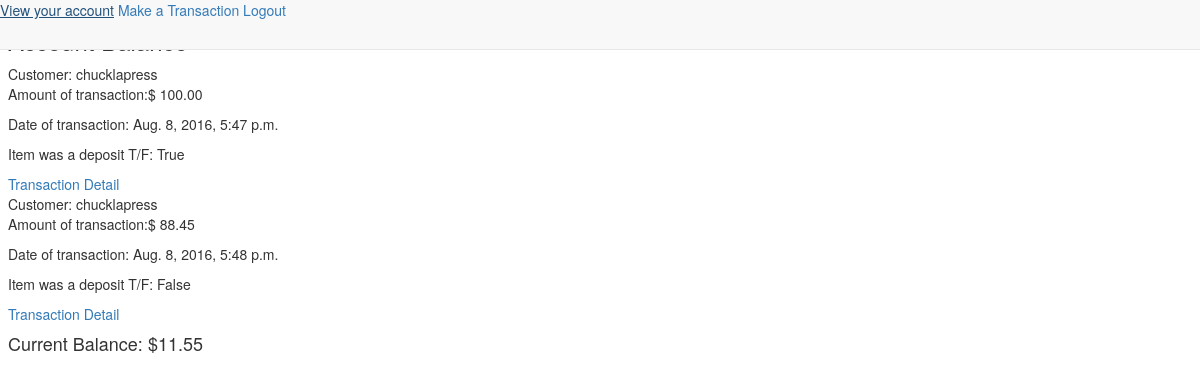
Screenshot of /balance/ (signed in) with the database file from the repository.
### ironapp/models.py (models this page shows, shortened)
class AcctBalance(models.Model):
    account_number = models.IntegerField()
    entry = models.DecimalField(max_digits=19, decimal_places=2)
    is_deposit = models.BooleanField(default=1)
    date = models.DateTimeField(default=datetime.now, blank=True)
    customer = models.ForeignKey('auth.User')
    memo_or_note = models.CharField(max_length=35)
    is_transfer = models.BooleanField(default=False)

### ironapp/views.py (the view)
# urls.py: url(r'^balance/$', AccountView.as_view(), name="acct_bal_view"),
class AccountView(LoginRequiredMixin, ListView):
    login_url = "/login/"
    template_name = "acctbalance_form.html"
    model = AcctBalance
    def get_queryset(self):
        return AcctBalance.objects.filter(customer=self.request.user)
    def get_context_data(self,**kwargs):
        context = super().get_context_data(**kwargs)
        self.is_balance = is_balance(self.request.user)
        context["balance"] = self.is_balance
        return context

### ironapp/views.py (called while the page is built)
def is_balance(user):
    transactions = AcctBalance.objects.filter(customer=user)
    balance = 0
    for items in transactions:
        if items.is_deposit == True:
            balance += items.entry
        elif items.is_deposit == False:
            balance -= items.entry
        elif items.is_transfer == True:
            balance -= items.entry
            if balance >0:
                print("This transaction is not supported")
    return balance

### templates/acctbalance_form.html
{% extends 'base.html' %}
{% block content %}
<h3>Account Balance</h3>
    {% for item in object_list %}
        Customer: {{ item.customer }}
        <br>
        <p>Amount of transaction:$ {{ item.entry }}</p>
        <p>Date of transaction: {{ item.date }}</p>
        <P>Item was a deposit T/F: {{ item.is_deposit }}</P>
        <a href= "{% url 'account_detail_view' item.pk %}">Transaction Detail</a>
        <br>
    {% endfor %}
<h4>Current Balance: ${{balance}}</h4>
{% endblock %}

### rows the page displays
AcctBalance: customer "chucklapress", entry "100.00", date "Aug. 8, 2016, 5:47 p.m.", is_deposit "True"
AcctBalance: customer "chucklapress", entry "88.45", date "Aug. 8, 2016, 5:48 p.m.", is_deposit "False"

### other values shown
{{ balance }} "11.55"
